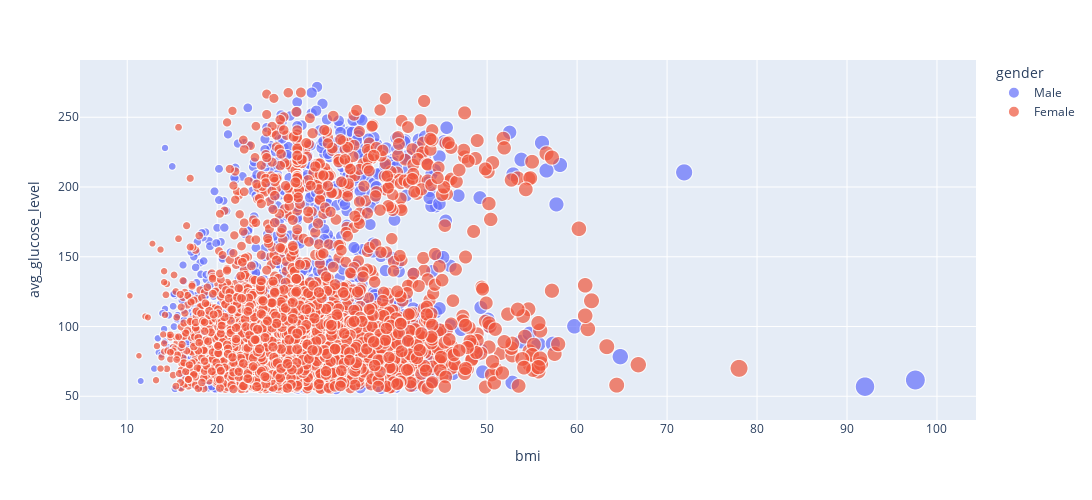

Notebook code cell kept with this figure:
### Markdown cell above
### Representacion de la relacion entre niveles de glucosa y BMI diferenciado por genero

### Code cell
fig = px.scatter(stroke_dataset, x="bmi", y="avg_glucose_level",color='gender',size='bmi', width=1100, height=500)
fig.show()

### Figure 1 — Plotly figure (JSON) as saved in the notebook; plotly's stock layout.template omitted (floating-point values rounded to 4 significant figures; data arrays with more than 128 entries replaced by an {"elided": "..."} marker saying what was removed)
{"data": [{"hovertemplate": "gender=Male<br>bmi=%{marker.size}<br>avg_glucose_level=%{y}<extra></extra>", "legendgroup": "Male", "marker": {"color": "#636efa", "size": {"elided": "2115 float values"}, "sizemode": "area", "sizeref": 0.244, "symbol": "circle"}, "mode": "markers", "name": "Male", "showlegend": true, "type": "scattergl", "x": {"elided": "2115 float values"}, "xaxis": "x", "y": {"elided": "2115 float values"}, "yaxis": "y"}, {"hovertemplate": "gender=Female<br>bmi=%{marker.size}<br>avg_glucose_level=%{y}<extra></extra>", "legendgroup": "Female", "marker": {"color": "#EF553B", "size": {"elided": "2994 float values"}, "sizemode": "area", "sizeref": 0.244, "symbol": "circle"}, "mode": "markers", "name": "Female", "showlegend": true, "type": "scattergl", "x": {"elided": "2994 float values"}, "xaxis": "x", "y": {"elided": "2994 float values"}, "yaxis": "y"}], "layout": {"height": 500, "legend": {"itemsizing": "constant", "title": {"text": "gender"}, "tracegroupgap": 0}, "margin": {"t": 60}, "width": 1100, "xaxis": {"anchor": "y", "autorange": true, "domain": [0, 1], "range": [4.754, 104.3], "title": {"text": "bmi"}, "type": "linear"}, "yaxis": {"anchor": "x", "autorange": true, "domain": [0, 1], "range": [32.99, 291.0], "title": {"text": "avg_glucose_level"}, "type": "linear"}}}
